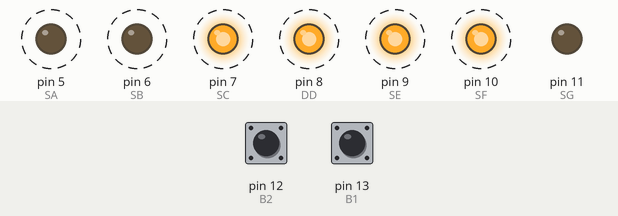
Recording of a sketch running on a simulated Arduino Uno, built with avr-gcc and run on an emulated ATmega328P. On the bench: output pins drawn as LEDs (lit = HIGH). Dashed ring = blinking. The test bench sets the inputs (shaded band); at power-on: pin 12 (B2) HIGH, pin 13 (B1) HIGH.

Above: at 5.05 s.
5.1 s: pin 12 (B2) pulled LOW for 1.8 s
At 6.8 s:
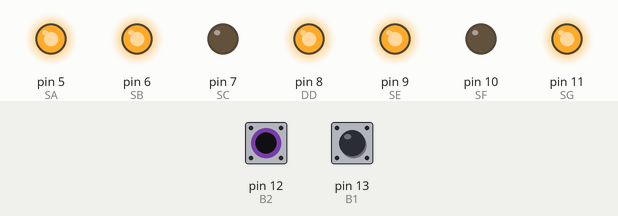
8.6 s: pin 13 (B1) pulled LOW for 1.8 s
12.9 s: pin 13 (B1) pulled LOW for 3.2 s
At 14.3 s:
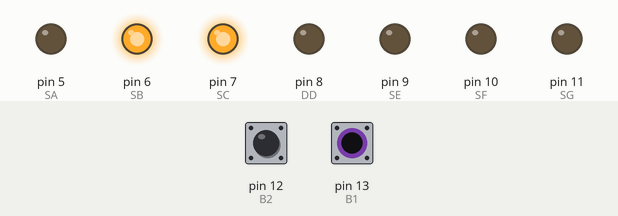
17.6 s: pin 12 (B2) pulled LOW for 3.2 s
At 20.95 s:
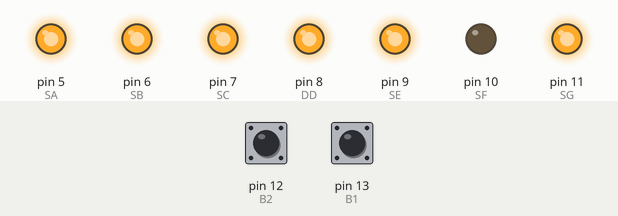
Timing chart, 0 to 23.3 s (numbered marks = the images above; inputs shaded):
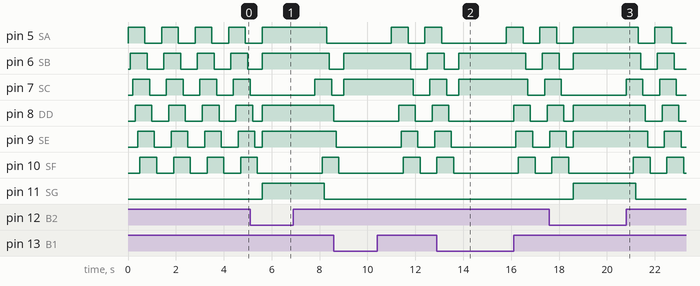

Measured:
- after the input at 5.1 s, pin 11 (SG): LOW → HIGH after 0.50 s, → LOW 2.6 s later
- after the input at 12.9 s, pin 6 (SB): LOW → HIGH after 0.90 s, → LOW 2.8 s later, → HIGH 0.70 s later; pin 10 (SF): LOW → HIGH after 3.4 s, → LOW 0.70 s later
- after the input at 17.6 s, pin 11 (SG): LOW → HIGH after 1.0 s, → LOW 2.6 s later
- by itself, pin 6 (SB), pin 10 (SF): alternates HIGH for 0.70 s and LOW for 0.70 s

The sketch:

Questao_04_-_Lista_09.ino
```cpp
// Define nomes para representar cada pino
#define B1 13
#define B2 12
#define AGUARDA 100

#define SA 5
#define SB 6
#define SC 7
#define DD 8
#define SE 9
#define SF 10
#define SG 11

//sub-rotina com a condição para mostrar o numero 1 quando apertar B1
void num1() {
  if(digitalRead(B1) == LOW) {

    //LEDS com as definições para aparecer o numero 1 no display de 7 segmentos
    digitalWrite(SA, LOW);
    digitalWrite(SB, HIGH);
    digitalWrite(SC, HIGH);
    digitalWrite(DD, LOW);
    digitalWrite(SE, LOW);
    digitalWrite(SF, LOW);
    digitalWrite(SG, LOW);
    delay(2000);
  }

}

void num2() {

  //sub-rotina com a condição para mostrar o numero 2 quando apertar B2
  if(digitalRead(B2) == LOW){

    //LEDS com as definições para aparecer o numero 2 no display de 7 segmentos
    digitalWrite(SA, HIGH);
    digitalWrite(SB, HIGH);
    digitalWrite(SC, LOW);
    digitalWrite(DD, HIGH);
    digitalWrite(SE, HIGH);
    digitalWrite(SF, LOW);
    digitalWrite(SG, HIGH);
    delay(2000);
  }

}

//Sub-rotina com a interação que vai ficar sendo exibida enquanto nenhum dos dois botões são pressioados
void interacao() {

  //LEDS com as definições para aparecer a interação no display de 7 segmentos
  digitalWrite(SA, HIGH);
  delay(AGUARDA);
  digitalWrite(SB, HIGH);
  delay(AGUARDA);
  digitalWrite(SC, HIGH);
  delay(AGUARDA);
  digitalWrite(DD, HIGH);
  delay(AGUARDA);
  digitalWrite(SE, HIGH);
  delay(AGUARDA);
  digitalWrite(SF, HIGH);
  delay(AGUARDA);
  digitalWrite(SG, LOW);
  delay(AGUARDA);

  digitalWrite(SA, LOW);
  delay(AGUARDA);
  digitalWrite(SB, LOW);
  delay(AGUARDA);
  digitalWrite(SC, LOW);
  delay(AGUARDA);
  digitalWrite(DD, LOW);
  delay(AGUARDA);
  digitalWrite(SE, LOW);
  delay(AGUARDA);
  digitalWrite(SF, LOW);
  delay(AGUARDA);
  digitalWrite(SG, LOW);
  delay(AGUARDA);

}


void setup() {

  //Definições dos pinos B1 e B2 como entrada
  pinMode(B1, INPUT);
  pinMode(B2, INPUT);

  //escreve nos pinos B1 e B2 como ligado
  digitalWrite(B1, HIGH);
  digitalWrite(B2, HIGH);

  //Definições dos pinos do display para formar os numeros como saída
  pinMode(SA, OUTPUT);
  pinMode(SB, OUTPUT);
  pinMode(SC, OUTPUT);
  pinMode(DD, OUTPUT);
  pinMode(SE, OUTPUT);
  pinMode(SF, OUTPUT);
  pinMode(SG, OUTPUT);

  //Escreve nos pinos do display para formar os numeros como desligados
  digitalWrite(SA, LOW);
  digitalWrite(SB, LOW);
  digitalWrite(SC, LOW);
  digitalWrite(DD, LOW);
  digitalWrite(SE, LOW);
  digitalWrite(SF, LOW);
  digitalWrite(SG, LOW);

}

void loop() {

  interacao(); //chama a sub-rotina interação
  num1(); //chama a sub-rotina num1
  num2(); //chama a sub-rotina num2

}
```
